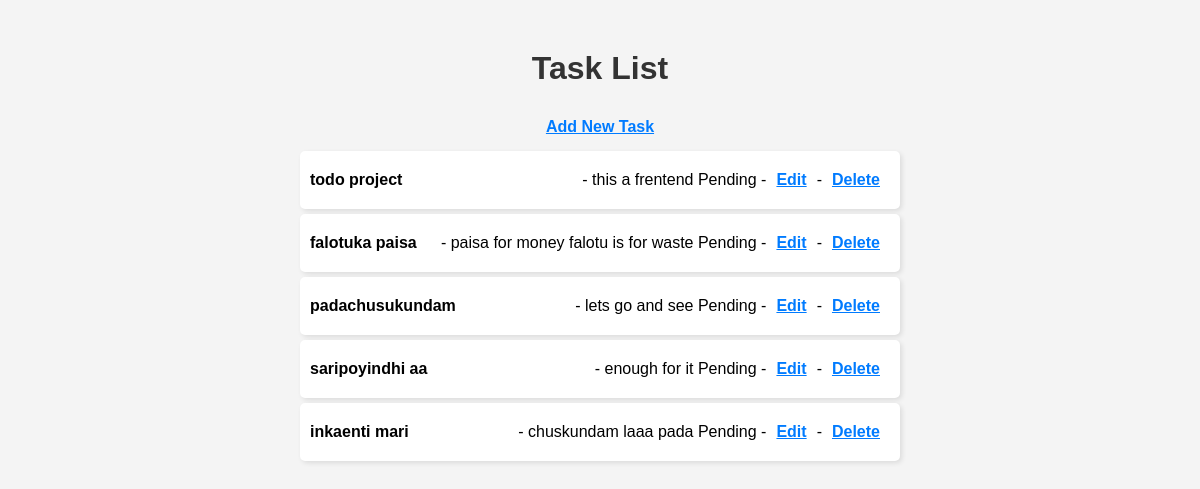
The page / on the database its author committed.
### tasks/models.py (models this page shows, shortened)
class Task(models.Model):
    title = models.CharField(max_length=100)
    description = models.TextField(blank=True)
    completed = models.BooleanField(default=False)

### tasks/views.py (the view)
# urls.py: path('', views.task_list, name='task_list'),
def task_list(request):
    tasks = Task.objects.all()
    return render(request, 'tasks/task_list.html', {'tasks': tasks})

### tasks/templates/tasks/task_list.html (shortened to what this page needs)
<html lang="en">
<head>
</head>
<body>
<h1>Task List</h1>
<a href="{%  url 'tasks:task_create' %}">Add New Task</a>
<ul>
    {% for task in tasks %}
    <li>
        <strong>{{ task.title }}</strong> - {{ task.description }}
        {% if task.completed %}Completed{% else %}Pending{% endif %}
        - <a href="{% url 'tasks:task_update' task.id %}">Edit</a>
        - <a href="{% url 'tasks:task_delete' task.id %}">Delete</a>
    </li>
    {% empty %}
    <li>No tasks yet!</li>
    {% endfor %}
</ul>
</body>
</html>

### tasks/templates/tasks/task_list.html (style rules this page uses)
body { font-family: Arial, sans-serif; text-align: center; margin: 50px; background-color: #f4f4f4; }
h1 { color: #333; }
a { display: inline-block; margin: 10px; text-decoration: underline; color: #007bff; font-weight: bold; }
ul { list-style-type: none; padding: 0; max-width: 600px; margin: auto; }
li { padding: 10px; margin: 5px 0; background: white; border-radius: 5px; box-shadow: 2px 2px 5px rgba(0, 0, 0, 0.1); display: flex; justify-content: space-between; align-items: center; }
strong { flex: 1; text-align: left; }

### rows shown on the page
Task: title "todo project", description "this a frentend", completed "Pending"
Task: title "falotuka paisa", description "paisa for money falotu is for waste", completed "Pending"
Task: title "padachusukundam", description "lets go and see", completed "Pending"
Task: title "saripoyindhi aa", description "enough for it", completed "Pending"
Task: title "inkaenti mari", description "chuskundam laaa pada", completed "Pending"
